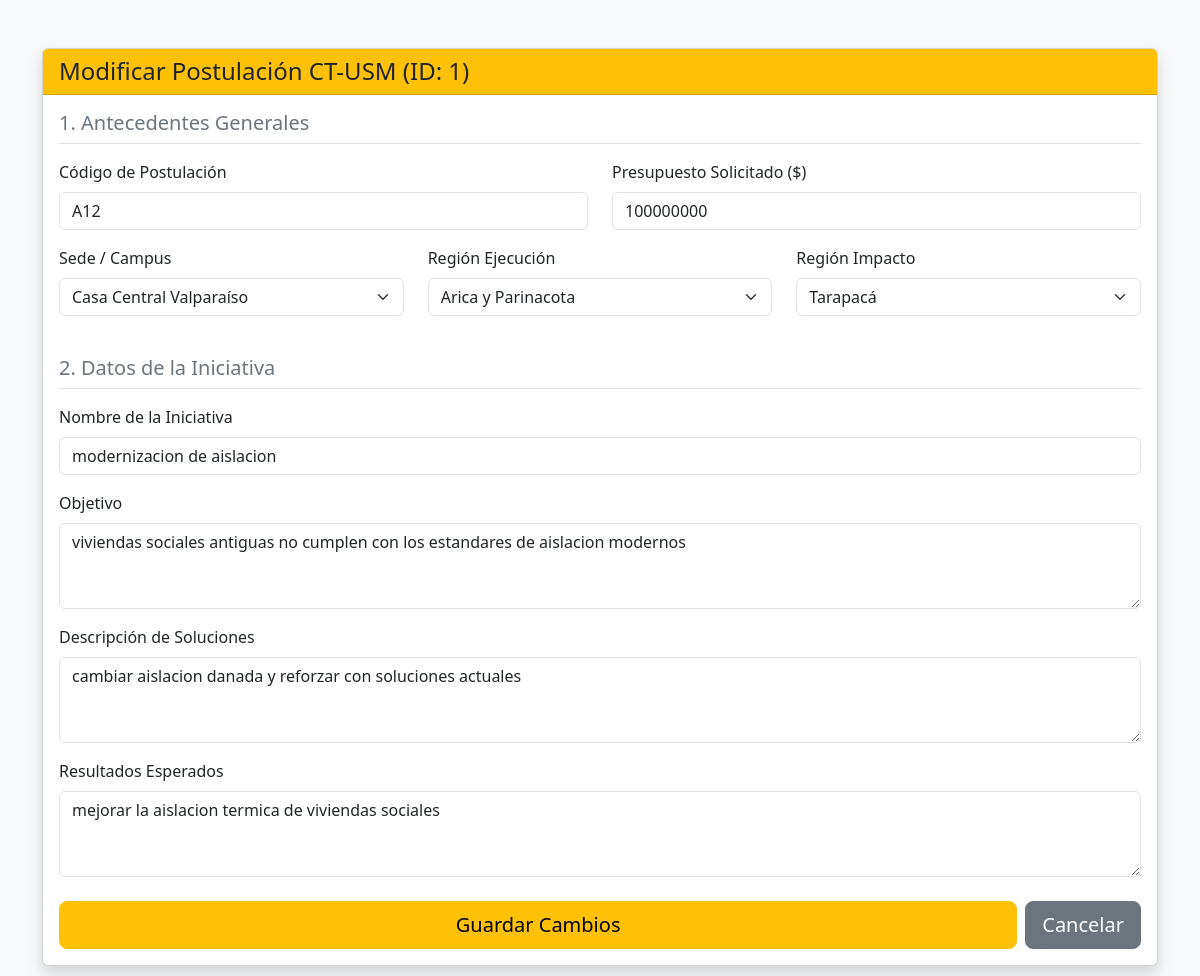
The app's page /PHP/editar_postulacion.php?id=1 (signed in) with its own data.
### tables this page shows
CREATE TABLE Iniciativa(
    ID_Iniciativa INT PRIMARY KEY AUTO_INCREMENT,
    Documentos VARCHAR(100),
    Nombre_Iniciativa VARCHAR(100) NOT NULL,
    Objetivo_Iniciativa VARCHAR(255) NOT NULL,
    Descripcion_Soluciones VARCHAR(255) NOT NULL,
    Resultados_Esperados VARCHAR(255) NOT NULL,
    ID_Postulacion INT NOT NULL,
    FOREIGN KEY (ID_Postulacion) REFERENCES Postulacion(Numero_Postulacion)
);

CREATE TABLE Postulacion(
    Numero_Postulacion INT PRIMARY KEY,
    Fecha_Postulacion DATE NOT NULL,
    Codigo_Postulacion VARCHAR(100) NOT NULL UNIQUE,
    Presupuesto_Total DECIMAL(15,2) NOT NULL,
    Rut_Empresa VARCHAR(10) NOT NULL,
    ID_Sede INT NOT NULL,
    ID_Region_Ejecucion INT NOT NULL,
    ID_Region_Impacto INT NOT NULL,
    ID_Tipo_Iniciativa INT NOT NULL,
    ID_Estado INT NOT NULL,
    FOREIGN KEY (Rut_Empresa) REFERENCES Entidad_Empresa(Rut_Empresa),
    FOREIGN KEY (ID_Sede) REFERENCES Sede(ID_Sede),
    FOREIGN KEY (ID_Region_Ejecucion) REFERENCES Region(ID_Region),
    FOREIGN KEY (ID_Region_Impacto) REFERENCES Region(ID_Region),
    FOREIGN KEY (ID_Tipo_Iniciativa) REFERENCES Tipo_Iniciativa(ID_Tipo_Iniciativa),
    FOREIGN KEY (ID_Estado) REFERENCES Estado_Postulacion(ID_Estado)
);

CREATE TABLE Sede(
    ID_Sede INT PRIMARY KEY,
    Nombre_Sede VARCHAR(100) NOT NULL
);

CREATE TABLE Region(
    ID_Region INT PRIMARY KEY,
    Nombre_Region VARCHAR(100) NOT NULL
);

### PHP/editar_postulacion.php (the view, shortened to what this page needs)
<?php
require 'conexion.php';
$id_postulacion = intval($_GET['id']);
$sql = "SELECT p.*, i.Nombre_Iniciativa, i.Objetivo_Iniciativa, i.Descripcion_Soluciones, i.Resultados_Esperados
        FROM Postulacion p
        LEFT JOIN Iniciativa i ON p.Numero_Postulacion = i.ID_Postulacion
        WHERE p.Numero_Postulacion = ?";
$stmt = $conexion->prepare($sql);
$stmt->bind_param("i", $id_postulacion);
$stmt->execute();
$postulacion = $stmt->get_result()->fetch_assoc();
$sedes = $conexion->query("SELECT ID_Sede, Nombre_Sede FROM Sede");
$regiones = $conexion->query("SELECT ID_Region, Nombre_Region FROM Region");
$regiones_array = $regiones->fetch_all(MYSQLI_ASSOC);
?>
<!DOCTYPE html>
<html lang="es">
<head>
    <link href="https://cdn.jsdelivr.net/npm/bootstrap@5.3.0/dist/css/bootstrap.min.css" rel="stylesheet">
</head>
<body class="bg-light">
<div class="container mt-5 mb-5">
    <div class="card shadow">
        <div class="card-header bg-warning text-dark">
            <h4 class="mb-0">Modificar Postulación CT-USM (ID: <?php echo $id_postulacion; ?>)</h4>
        </div>
        <div class="card-body">
            <form action="actualizar_postulacion.php" method="POST">
                <h5 class="text-secondary border-bottom pb-2 mb-3">1. Antecedentes Generales</h5>
                <div class="row">
                    <div class="col-md-6 mb-3">
                        <label class="form-label">Código de Postulación</label>
                        <input type="text" class="form-control" name="codigo" value="<?php echo $postulacion['Codigo_Postulacion']; ?>" required>
                    </div>
                    <div class="col-md-6 mb-3">
                        <label class="form-label">Presupuesto Solicitado ($)</label>
                        <input type="number" class="form-control" name="presupuesto" value="<?php echo intval($postulacion['Presupuesto_Total']); ?>" required>
                    </div>
                </div>
                <div class="row">
                    <div class="col-md-4 mb-3">
                        <label class="form-label">Sede / Campus</label>
                        <select class="form-select" name="sede" required>
                            <?php foreach($sedes as $s) { ?>
                                <option value="<?php echo $s['ID_Sede']; ?>" <?php if($s['ID_Sede'] == $postulacion['ID_Sede']) echo 'selected'; ?>><?php echo $s['Nombre_Sede']; ?></option>
                            <?php } ?>
                        </select>
                    </div>
                    <div class="col-md-4 mb-3">
                        <label class="form-label">Región Ejecución</label>
                        <select class="form-select" name="region_ejecucion" required>
                            <?php foreach($regiones_array as $r) { ?>
                                <option value="<?php echo $r['ID_Region']; ?>" <?php if($r['ID_Region'] == $postulacion['ID_Region_Ejecucion']) echo 'selected'; ?>><?php echo $r['Nombre_Region']; ?></option>
                            <?php } ?>
                        </select>
                    </div>
                    <div class="col-md-4 mb-3">
                        <label class="form-label">Región Impacto</label>
                        <select class="form-select" name="region_impacto" required>
                            <?php foreach($regiones_array as $r) { ?>
                                <option value="<?php echo $r['ID_Region']; ?>" <?php if($r['ID_Region'] == $postulacion['ID_Region_Impacto']) echo 'selected'; ?>><?php echo $r['Nombre_Region']; ?></option>
                            <?php } ?>
                        </select>
                    </div>
                </div>
                <h5 class="text-secondary border-bottom pb-2 mt-4 mb-3">2. Datos de la Iniciativa</h5>
                <div class="mb-3">
                    <label class="form-label">Nombre de la Iniciativa</label>
                    <input type="text" class="form-control" name="nombre_iniciativa" value="<?php echo htmlspecialchars($postulacion['Nombre_Iniciativa']); ?>" required>
                </div>
                <div class="mb-3">
                    <label class="form-label">Objetivo</label>
                    <textarea class="form-control" name="objetivo_iniciativa" rows="3" required><?php echo htmlspecialchars($postulacion['Objetivo_Iniciativa']); ?></textarea>
                </div>
                <div class="mb-3">
                    <label class="form-label">Descripción de Soluciones</label>
                    <textarea class="form-control" name="descripcion_soluciones" rows="3" required><?php echo htmlspecialchars($postulacion['Descripcion_Soluciones']); ?></textarea>
                </div>
                <div class="mb-3">
                    <label class="form-label">Resultados Esperados</label>
                    <textarea class="form-control" name="resultados_esperados" rows="3" required><?php echo htmlspecialchars($postulacion['Resultados_Esperados']); ?></textarea>
                </div>
                <div class="d-flex gap-2 mt-4">
                    <button type="submit" class="btn btn-warning btn-lg flex-grow-1">Guardar Cambios</button>
                    <a href="principal.php" class="btn btn-secondary btn-lg">Cancelar</a>
                </div>
            </form>
        </div>
    </div>
</div>
</body>
</html>

### records on screen
iniciativa: codigo "A12", presupuesto "100000000", nombre_iniciativa "modernizacion de aislacion", objetivo_iniciativa "viviendas sociales antiguas no cumplen con los estandares de aislacion modernos", descripcion_soluciones "cambiar aislacion danada y reforzar con soluciones actuales", resultados_esperados "mejorar la aislacion termica de viviendas sociales"
postulacion: sede "Casa Central Valparaíso", region_ejecucion "Arica y Parinacota", region_impacto "Tarapacá"

### other values on screen
$id_postulacion "1"
